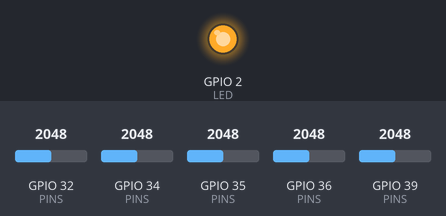
A sketch run on a simulated ESP32. Shown: output pins drawn as LEDs (lit = HIGH). The inputs (shaded band) are chosen by the test bench; at power-on: GPIO 32 (PINS) = 2048, GPIO 34 (PINS) = 2048, GPIO 35 (PINS) = 2048, GPIO 36 (PINS) = 2048, GPIO 39 (PINS) = 2048 (analog values on the 0–4095 scale). Nothing arrives over Bluetooth unless stated.

Above: at 0.1 s.
At 2.2 s:
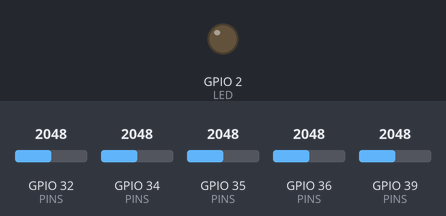
Timing chart, 0 to 3.7 s (numbered marks = the images above):
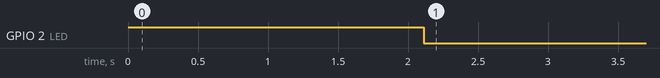

The sketch:

fsr_insole_bluetooth.ino
```cpp
// FSR insole: ground contact, 5 sensors, ESP32, 100 Hz over BLUETOOTH serial
// CSV: t_ms,S1,S2,S3,S4,S5,contact  (same format the website already reads)
// Keep the insole UNLOADED for 2 s after power-on (baseline).

#include "BluetoothSerial.h"
BluetoothSerial SerialBT;
#define OUT SerialBT            // change to Serial to send over the USB cable instead
const int PINS[]    = {32, 39, 34, 35, 36};      // S1 D32, S2 D33, S3 D34, S4 D35, S5 VP
const char* NAMES[] = {"S1", "S2", "S3", "S4", "S5"};
const int N = 5;
const int LED = 2;                                   // onboard blue LED on most DevKits

const uint32_t PERIOD_US        = 10000;  // 100 Hz
const int      ON_MV            = 150;
const int      OFF_MV           = 75;
const int      BASELINE_SAMPLES = 200;    // 2 s

float baseline[N];
uint32_t next_t;
bool inContact = false;

void calibrateBaseline() {
  float sum[N] = {0};
  for (int k = 0; k < BASELINE_SAMPLES; k++) {
    for (int i = 0; i < N; i++) sum[i] += analogReadMilliVolts(PINS[i]);
    delay(10);
  }
  for (int i = 0; i < N; i++) baseline[i] = sum[i] / BASELINE_SAMPLES;
}

void setup() {
  Serial.begin(115200);
  SerialBT.begin("KYNETIX_Insole");       // name shown in the laptop's Bluetooth list
  analogReadResolution(12);
  analogSetAttenuation(ADC_11db);
  pinMode(LED, OUTPUT);

  digitalWrite(LED, HIGH);                // LED on = measuring baseline, keep insole unloaded
  calibrateBaseline();
  digitalWrite(LED, LOW);

  next_t = micros();
}

void loop() {
  if ((int32_t)(micros() - next_t) < 0) return;
  next_t += PERIOD_US;
  uint32_t now = millis();

  int load[N], total = 0;
  for (int i = 0; i < N; i++) {
    int v = analogReadMilliVolts(PINS[i]) - (int)baseline[i];
    load[i] = v > 0 ? v : 0;
    total += load[i];
  }
  if (!inContact && total > ON_MV) inContact = true;
  else if (inContact && total < OFF_MV) inContact = false;
  digitalWrite(LED, inContact ? HIGH : LOW);

  OUT.print(now);
  for (int i = 0; i < N; i++) { OUT.print(','); OUT.print(load[i]); }
  OUT.print(',');
  OUT.println(inContact ? 1 : 0);
}
```
